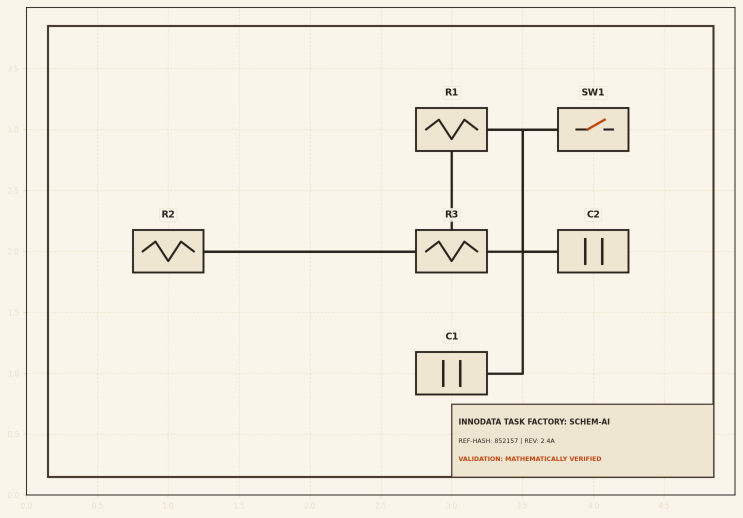
#> input picture dataset/images/circuit_schematic_001_42.png, 1485 x 1035 px (shown at 1/2 size)
$ python -i adversarial_engine.py   (imports and definitions only)
#> lines starting #> are read from the running program, lines starting #| are printed output that depends on the picture
import os
import numpy as np
from PIL import Image, ImageDraw, ImageFilter, ImageEnhance
from typing import Dict, Any, List

class AdversarialStressEngine:
    """
    Adversarial Visual Red-Teaming & Stress Engine.
    Simulates real-world field conditions (tablet scans, paper folds, optical noise)
    and adversarial topological traps (unconnected overpass bypass bridges)
    to compute a model's Robustness Under Degradation (RUD) score.
    """

    @staticmethod
    def apply_mobile_camera_scan(image_path: str, output_path: str) -> str:
        """Simulates camera lens distortion, perspective warp, and ambient field lighting."""
#> called with output_path = 'out.png'
        with Image.open(image_path).convert("RGB") as img:
            w, h = img.size
#> w = 1485; h = 1035

            # Subtle perspective warp (simulating phone photo angled at schematic on workbench)
            coeffs = [
                1.0, 0.04, -10,
                0.02, 1.0, -10,
                0.0001, 0.0001
            ]
            warped = img.transform((w, h), Image.Transform.PERSPECTIVE, coeffs, Image.Resampling.BICUBIC)
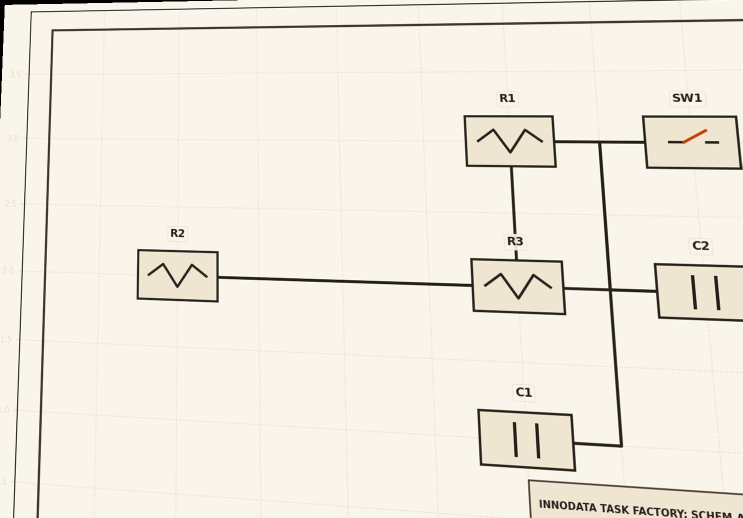
#> warped: PIL image 1485x1035 RGB (shown at 1/2 size); mean R, G, B 241.3, 235.9, 224.3

            # Ambient illumination vignette
            vignette = Image.new('L', (w, h), 0)
#> vignette: PIL image 1485x1035 L; every value is 0
            draw = ImageDraw.Draw(vignette)
            draw.ellipse([(-w*0.2, -h*0.2), (w*1.2, h*1.2)], fill=255)
            vignette = vignette.filter(ImageFilter.GaussianBlur(radius=w*0.15))
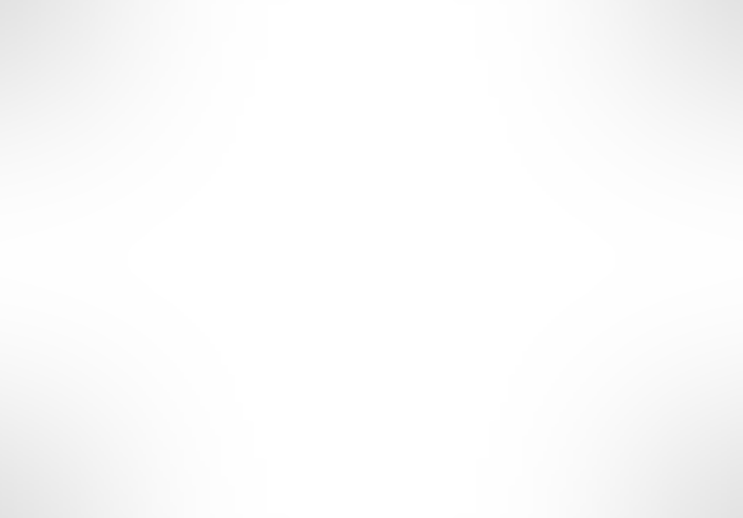
#> vignette: PIL image 1485x1035 L (shown at 1/2 size); min 226, max 255, mean 251.2

            # Blend
            final_img = Image.composite(warped, Image.new('RGB', (w, h), (15, 23, 42)), vignette)
            final_img.save(output_path)
            return output_path

    # [73 lines left out: functions apply_field_creases_and_wear, apply_overpass_bridge_trap, draw_overpass_bridge_trap, not called in this run]

>>> result = AdversarialStressEngine().apply_mobile_camera_scan('../dataset/images/circuit_schematic_001_42.png', 'out.png')

$ run again, on dataset/images/circuit_schematic_007_48.png
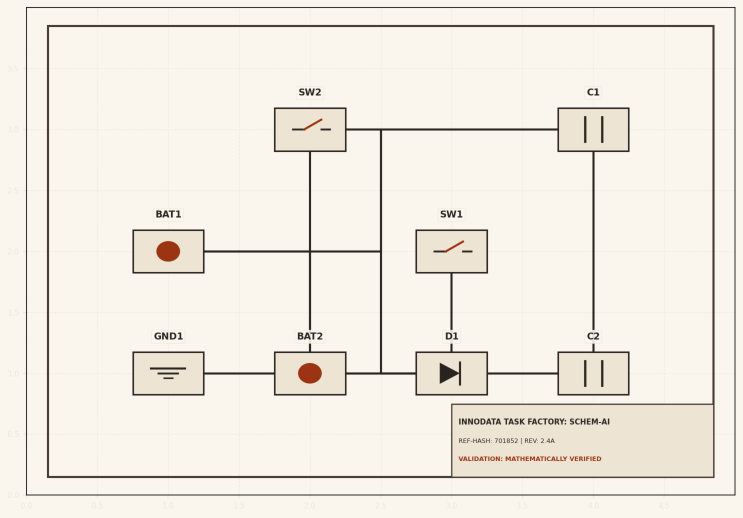
#> input picture dataset/images/circuit_schematic_007_48.png, 1485 x 1035 px (shown at 1/2 size)
#> in apply_mobile_camera_scan, `warped = img.transform((w, h), Image.Transform.PERSPECTIVE, coeffs, Im..`:
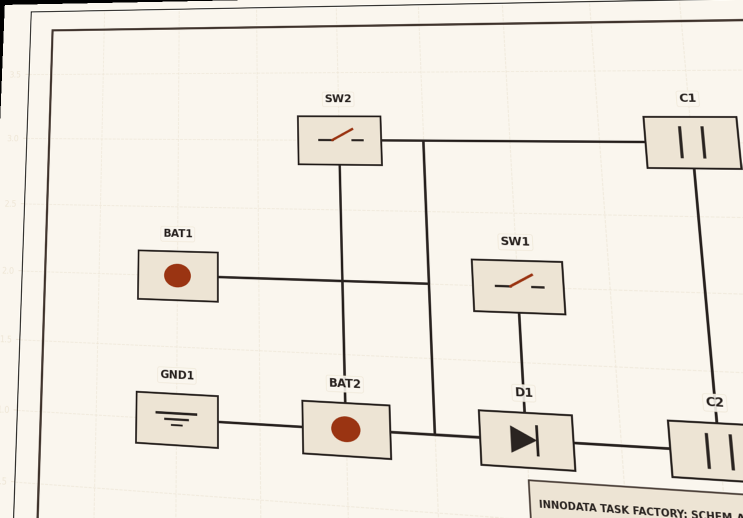
#> warped: PIL image 1485x1035 RGB (shown at 1/2 size); mean R, G, B 239.6, 234.7, 226
